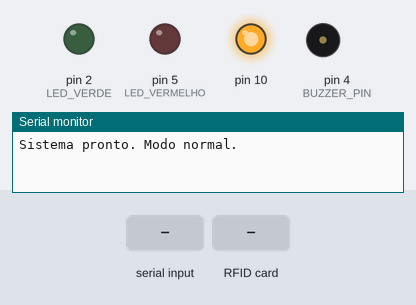
Bench run of a sketch on a simulated Arduino Uno, built with avr-gcc and run on an emulated ATmega328P. On the bench: output pins drawn as LEDs (lit = HIGH), buzzer (waves = sounding), the last lines printed to the serial monitor. Dashed ring = blinking. Inputs (shaded band) come from the test bench.

Above: at 1.2 s.
1.3 s: "REMOVER:\n" received over Serial
At 1.45 s:
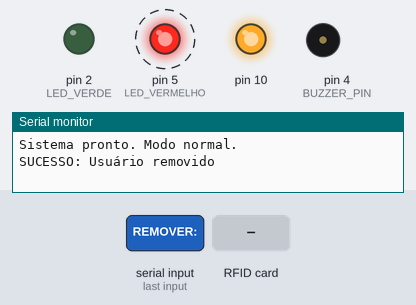
3.6 s: RFID card 5E 7A 19 C4 held to the reader
At 6.1 s:
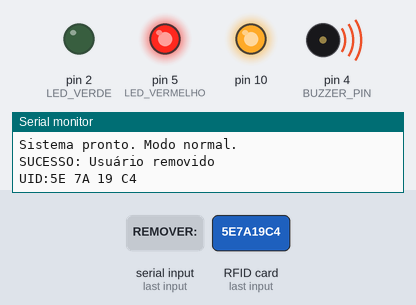
6.6 s: "CADASTRAR:\n" received over Serial
At 7.0 s:
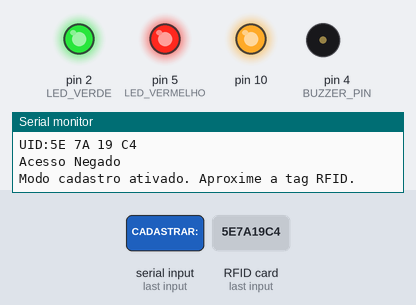
8.6 s: RFID card 5E 7A 19 C4 held to the reader
At 9.17 s:
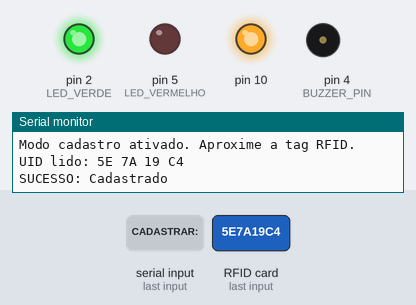
10.8 s: "LIMPAR:TODOS\n" received over Serial
At 11.06 s:
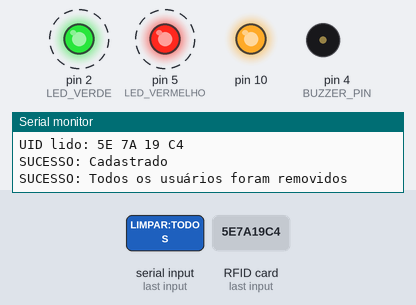
Timing chart, 0 to 13.8 s (numbered marks = the images above; inputs shaded):
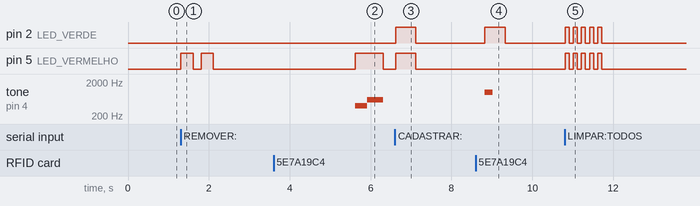

Measured:
- after the input at 1.3 s, pin 5 (LED_VERMELHO): alternates HIGH for 0.30 s and LOW for 0.20 s, 4 changes in all, then stays LOW, starting at once
- after the input at 3.6 s, pin 5 (LED_VERMELHO): LOW → HIGH after 2.0 s, → LOW 0.70 s later; tone on pin 4 (BUZZER_PIN): silent → 400 Hz after 2.0 s, → 600 Hz 0.30 s later, → silent 0.40 s later
- after the input at 6.6 s, pin 2 (LED_VERDE), pin 5 (LED_VERMELHO): LOW → HIGH at once, → LOW 0.50 s later
- after the input at 8.6 s, pin 2 (LED_VERDE): LOW → HIGH after 0.23 s, → LOW 0.50 s later; tone on pin 4 (BUZZER_PIN): silent → 1000 Hz after 0.23 s, → silent 0.20 s later
- after the input at 10.8 s, pin 2 (LED_VERDE), pin 5 (LED_VERMELHO): alternates HIGH for 0.10 s and LOW for 0.10 s, 10 changes in all, then stays LOW, starting at once

The sketch:

rfid2.ino
```cpp
#include <SPI.h>
#include <MFRC522.h>

#define SS_PIN   15
#define RST_PIN  16
#define LED_VERMELHO 5
#define LED_VERDE    2
#define BUZZER_PIN   4

MFRC522 mfrc522(SS_PIN, RST_PIN);

byte ultimoUID[4] = {0,0,0,0};
unsigned long ultimoTempo = 0;
const unsigned long DEBOUNCE_MS = 500;
const unsigned long TIMEOUT_RESPOSTA = 2000;

// Modo de cadastro
bool modoCadastro = false;
String nomeCadastro = "";
unsigned long tempoEntradaCadastro = 0;
const unsigned long TIMEOUT_CADASTRO = 60000; // 60 segundos para aproximar a tag

void setup() {
  Serial.begin(9600);
  SPI.begin();
  mfrc522.PCD_Init();
  pinMode(LED_VERMELHO, OUTPUT);
  pinMode(LED_VERDE, OUTPUT);
  pinMode(BUZZER_PIN, OUTPUT);
  digitalWrite(LED_VERMELHO, LOW);
  digitalWrite(LED_VERDE, LOW);
  Serial.println("Sistema pronto. Modo normal.");
}

void loop() {
  // Verifica se há comando serial
  if (Serial.available()) {
    String comando = Serial.readStringUntil('\n');
    comando.trim();
    processarComando(comando);
  }

  // Se estiver em modo cadastro, verifica timeout
  if (modoCadastro && (millis() - tempoEntradaCadastro > TIMEOUT_CADASTRO)) {
    Serial.println("ERRO: Timeout no cadastro");
    modoCadastro = false;
    nomeCadastro = "";
    return;
  }

  // Leitura de tag (comum para acesso ou cadastro)
  if (!mfrc522.PICC_IsNewCardPresent()) return;
  if (!mfrc522.PICC_ReadCardSerial()) return;

  byte uid[4];
  for (byte i = 0; i < 4; i++) uid[i] = mfrc522.uid.uidByte[i];

  // Debounce
  bool igual = true;
  for (int i = 0; i < 4; i++) if (uid[i] != ultimoUID[i]) { igual = false; break; }
  if (igual && (millis() - ultimoTempo < DEBOUNCE_MS)) {
    mfrc522.PICC_HaltA();
    return;
  }
  for (int i = 0; i < 4; i++) ultimoUID[i] = uid[i];
  ultimoTempo = millis();

  // Se estiver em modo cadastro, trata o UID para cadastro
  if (modoCadastro) {
    // Envia o UID lido no formato esperado pelo backend
    Serial.print("UID lido: ");
    for (int i = 0; i < 4; i++) {
      if (uid[i] < 0x10) Serial.print("0");
      Serial.print(uid[i], HEX);
      if (i < 3) Serial.print(" ");
    }
    Serial.println();

    // Aguarda um curto período para garantir que o backend processe
    delay(200);

    // Envia mensagem de sucesso
    Serial.println("SUCESSO: Cadastrado");

    // Finaliza modo cadastro
    modoCadastro = false;
    nomeCadastro = "";

    // Pisca LED verde e bip para indicar sucesso
    digitalWrite(LED_VERDE, HIGH);
    tone(BUZZER_PIN, 1000, 200);
    delay(500);
    digitalWrite(LED_VERDE, LOW);
    noTone(BUZZER_PIN);

    mfrc522.PICC_HaltA();
    return;
  }

  // Modo normal: envia UID e aguarda resposta de acesso
  Serial.print("UID:");
  for (int i = 0; i < 4; i++) {
    if (uid[i] < 0x10) Serial.print("0");
    Serial.print(uid[i], HEX);
    if (i < 3) Serial.print(" ");
  }
  Serial.println();

  unsigned long inicio = millis();
  bool respostaRecebida = false;
  String resposta = "";
  while (millis() - inicio < TIMEOUT_RESPOSTA) {
    if (Serial.available()) {
      resposta = Serial.readStringUntil('\n');
      resposta.trim();
      if (resposta.startsWith("RESPOSTA_ACESSO:")) {
        respostaRecebida = true;
        break;
      }
    }
  }
  if (!respostaRecebida) resposta = "RESPOSTA_ACESSO:NAO:TIMEOUT";

  if (resposta.indexOf(":SIM:") > 0) {
    digitalWrite(LED_VERDE, HIGH);
    tone(BUZZER_PIN, 1000, 200);
    delay(200);
    tone(BUZZER_PIN, 1500, 200);
    delay(300);
    noTone(BUZZER_PIN);
    digitalWrite(LED_VERDE, LOW);
    Serial.println("Acesso Liberado");
  } else {
    digitalWrite(LED_VERMELHO, HIGH);
    tone(BUZZER_PIN, 400, 300);
    delay(300);
    tone(BUZZER_PIN, 600, 400);
    delay(400);
    noTone(BUZZER_PIN);
    digitalWrite(LED_VERMELHO, LOW);
    Serial.println("Acesso Negado");
  }

  mfrc522.PICC_HaltA();
  delay(200);
}

void processarComando(String comando) {
  if (comando.startsWith("CADASTRAR:")) {
    // Extrai o nome (ignorado, mas pode ser usado para log)
    nomeCadastro = comando.substring(10);
    nomeCadastro.trim();
    modoCadastro = true;
    tempoEntradaCadastro = millis();
    Serial.println("Modo cadastro ativado. Aproxime a tag RFID.");
    // Pisca LED amarelo (usando vermelho e verde juntos) para indicar modo
    digitalWrite(LED_VERMELHO, HIGH);
    digitalWrite(LED_VERDE, HIGH);
    delay(500);
    digitalWrite(LED_VERMELHO, LOW);
    digitalWrite(LED_VERDE, LOW);
  }
  else if (comando.startsWith("REMOVER:")) {
    // Backend espera uma confirmação de remoção
    Serial.println("SUCESSO: Usuário removido");
    // Feedback visual
    digitalWrite(LED_VERMELHO, HIGH);
    delay(300);
    digitalWrite(LED_VERMELHO, LOW);
    delay(200);
    digitalWrite(LED_VERMELHO, HIGH);
    delay(300);
    digitalWrite(LED_VERMELHO, LOW);
  }
  else if (comando == "LIMPAR:TODOS") {
    // Backend espera confirmação de limpeza total
    Serial.println("SUCESSO: Todos os usuários foram removidos");
    // Feedback visual: pisca rápido
    for (int i = 0; i < 5; i++) {
      digitalWrite(LED_VERMELHO, HIGH);
      digitalWrite(LED_VERDE, HIGH);
      delay(100);
      digitalWrite(LED_VERMELHO, LOW);
      digitalWrite(LED_VERDE, LOW);
      delay(100);
    }
  }
}
```
